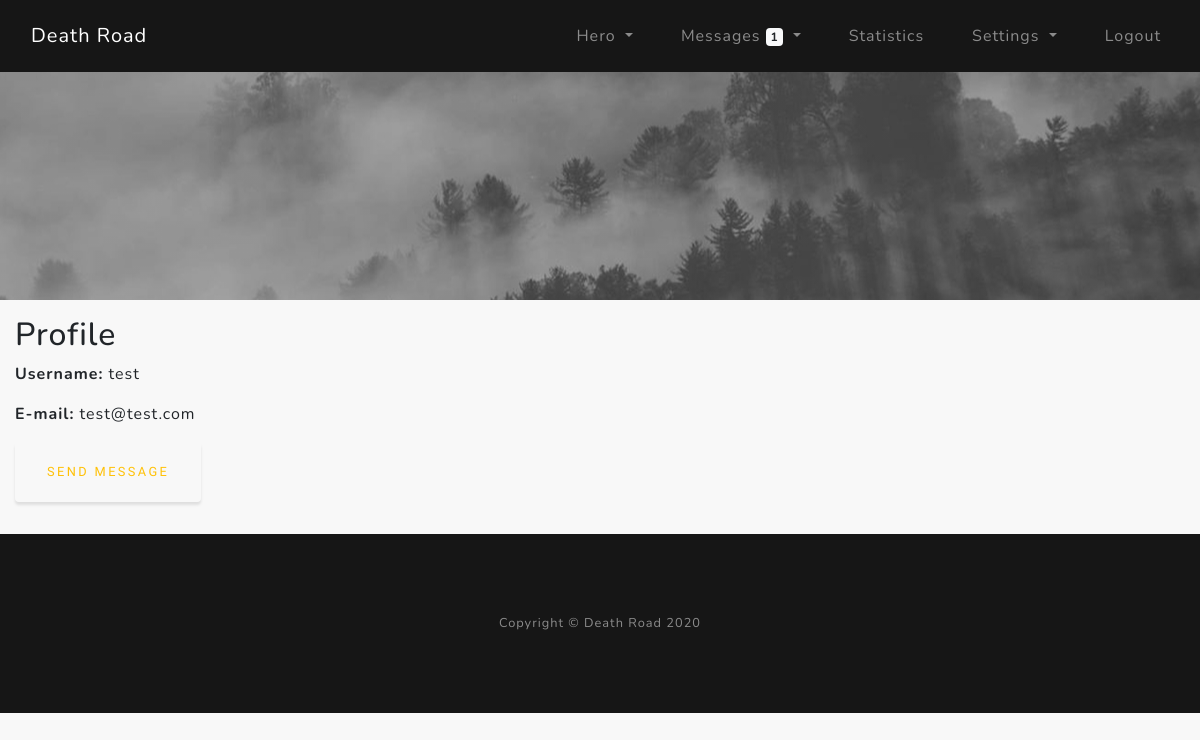
/profile/2 (signed in), run on an earlier commit of the app's database.
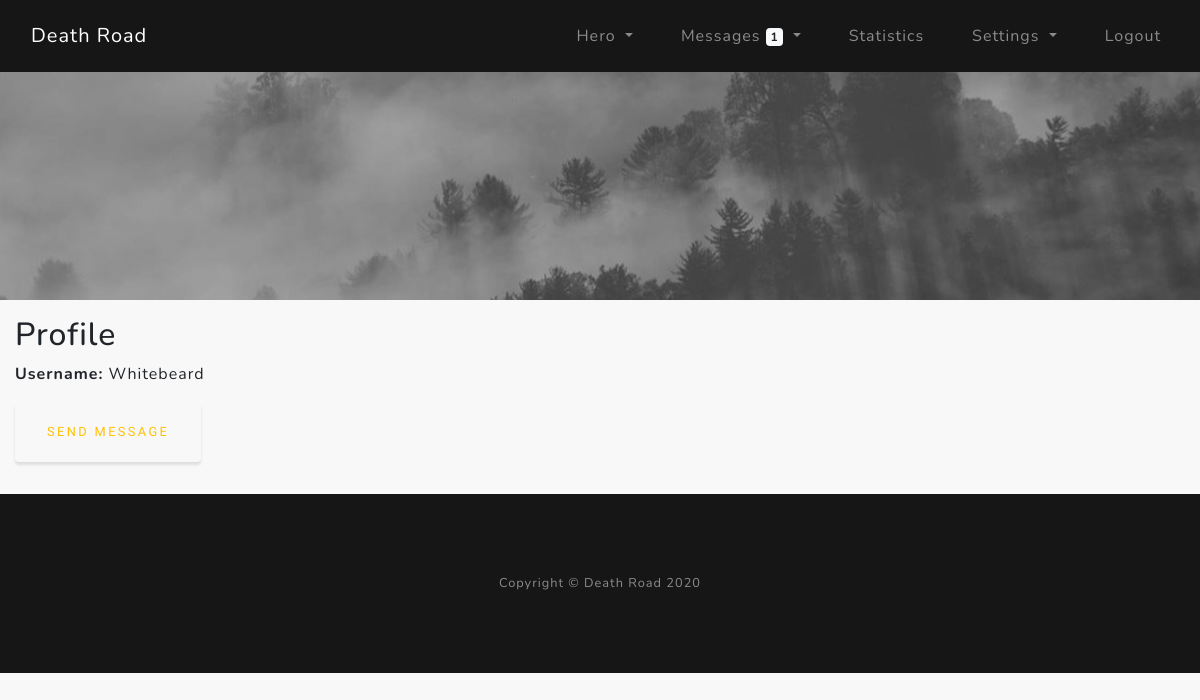
And on a later commit of the database.
### core/models.py (models this page shows)
class User(db.Model, UserMixin):
    __tablename__ = "user"
    id = Column(Integer, primary_key=True)  # User ID
    username = Column(String(32), unique=True, nullable=False)  # Username used in registration
    email = Column(String(120), unique=True, nullable=False)  # Email for registration
    password = Column(String(60), nullable=False)  # hashed password
    hidemail = Column(Boolean, nullable=True)  # 0/1 Hide/Show email in public profile
    msg_per_page = Column(Integer, nullable=False)  # get how many messages to show on inbox/outbox page

### core/users/routes.py (the view)
@users.route("/profile/<int:id>")
@login_required
def profile(id):
    user = User.query.get_or_404(id)
    get_unread_msgs = unread_msgs(current_user.username)
    return render_template("profile.html", user=user, get_unread_msgs=get_unread_msgs)

### core/models.py (called while the page is built)
@login_manager.user_loader
def load_user(user_id):
    return User.query.get(int(user_id))

### core/utils/unread_msgs.py (called while the page is built)
def unread_msgs(current_acc_uname):
    gum = Messages.query.filter_by(recipient=current_acc_uname, del_in=False, seen=False).count()
    return gum

### core/templates/profile.html (shortened to what this page needs)
{% extends "layout.html" %}
{% block content %}
<section class="profile-section">
    <div class="top-slider">
    </div>
    <div class="container py-3">
        <div class="row">
            <div class="col-lg">
                <h2>Profile</h2>
                <p><strong>Username:</strong> {{ user.username }}</p>
                {% if user.hidemail == 1 %}
                    <p><strong>E-mail:</strong> {{ user.email }}</p>
                {% endif %}
                <p><a href="{{ url_for('msgs.msg_send', to=user.username) }}" class="btn btn-outline-warning">Send Message</a></p>
            </div>
        </div>
    </div>
</section>
{% endblock %}

### core/templates/layout.html (shortened to what this page needs)
<!DOCTYPE html>
<html lang="en">
<head>
    <link rel="stylesheet" href="https://stackpath.bootstrapcdn.com/bootstrap/4.4.1/css/bootstrap.min.css">
    <link href="https://cdnjs.cloudflare.com/ajax/libs/normalize/8.0.1/normalize.css" rel="stylesheet" type="text/css">
    <link href="{{ url_for('static', filename='custom-style.css') }}" rel="stylesheet" type="text/css">
</head>
<body id="page-top">
    <nav class="navbar navbar-expand-md navbar-dark bg-black fixed-top py-3" id="mainNav">
        <div class="container">
            <a class="navbar-brand js-scroll-trigger" href="{{ url_for('main.home') }}">Death Road</a>
            <div class="collapse navbar-collapse" id="navbarResponsive">
                <ul class="navbar-nav ml-auto">
                    {% if current_user.is_authenticated %}
                        <li class="nav-item dropdown">
                            <a class="nav-link dropdown-toggle" href="#" id="heroDropdown" role="button" data-toggle="dropdown" aria-haspopup="true" aria-expanded="false">
                                Hero
                            </a>
                        </li>
                        <li class="nav-item dropdown">
                            <a class="nav-link dropdown-toggle" href="#" id="messagesDropdown" role="button" data-toggle="dropdown" aria-haspopup="true" aria-expanded="false">
                                Messages {% if get_unread_msgs > 0 %}<span class="badge badge-light">{{ get_unread_msgs }}</span>{% endif %}
                            </a>
                        </li>
                        <li class="nav-item">
                            <a class="nav-link js-scroll-trigger" href="{{ url_for('stats.statistics') }}">Statistics</a>
                        </li>
                        <li class="nav-item dropdown">
                            <a class="nav-link dropdown-toggle" href="#" id="settingsDropdown" role="button" data-toggle="dropdown" aria-haspopup="true" aria-expanded="false">
                                Settings
                            </a>
                        </li>
                        <li class="nav-item">
                            <a class="nav-link js-scroll-trigger" href="{{ url_for('users.logout') }}">Logout</a>
                        </li>
                    {% endif %}
                </ul>
            </div>
        </div>
    </nav>
    {% block content %}{% endblock %}
    <footer class="bg-black small text-center text-white-50">
        <div class="container">
            Copyright &copy; Death Road 2020
        </div>
    </footer>
</body>
</html>

### core/static/custom-style.css (style rules this page uses)
html, body { scroll-behavior: smooth; }
body { font-family: 'Nunito'; letter-spacing: 0.0625em; background-color: #f8f8f8; }
a { color: #64a19d; }
.bg-black { background-color: #161616 !important; }
@media (min-width: 1000px) { .container { max-width: 1600px; } }
.navbar ul li { margin-left: 32px; }
.btn { box-shadow: 0 0.1875rem 0.1875rem 0 rgba(0, 0, 0, 0.1) !important; padding: 1.25rem 2rem; font-family: 'Varela Round'; font-size: 80%; text-transform: uppercase; letter-spacing: .15rem; border: 0; }
footer { padding: 5rem 0; }
.profile-section .top-slider { position: relative; width: 100%; height: 300px; padding: 12rem 0 0 0; background: linear-gradient(rgba(0, 0, 0, 0.25), rgba(0, 0, 0, 0.25)), url("/static/img/top-slider.jpg"); background-color: black; background-position: center center; background-repeat: no-repeat; }

What changed in the data, as far as the page shows it:
changed User: username "test" → "Whitebeard"; hidemail True → False (drawn); email "test@test.com" → (not shown)
Also different on the page:
text no longer shown: "E-mail:"
